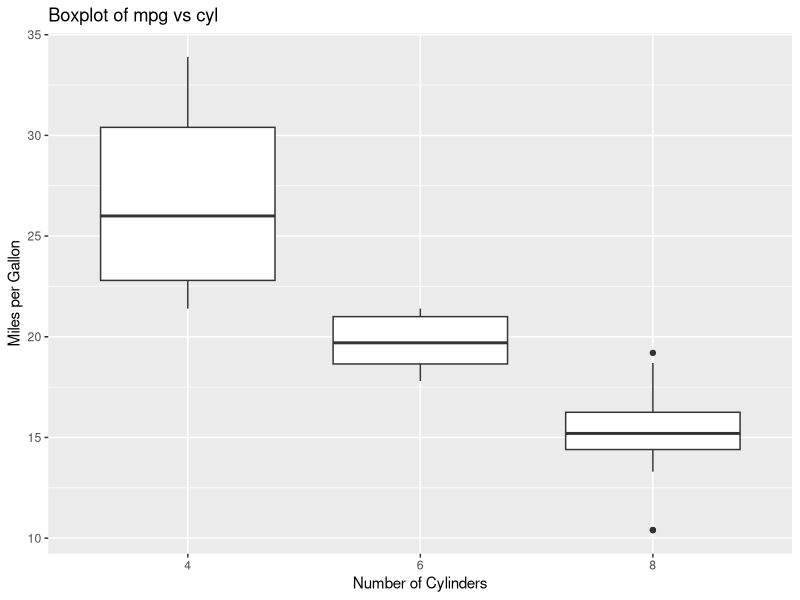

Here is the R script that generated this plot:
# Load required library
library(ggplot2)

# Load the dataset
data(mtcars)

# Create a boxplot graph
ggplot(mtcars, aes(x = factor(cyl), y = mpg)) +
  geom_boxplot() +
  labs(title = "Boxplot of mpg vs cyl",
       x = "Number of Cylinders", y = "Miles per Gallon")